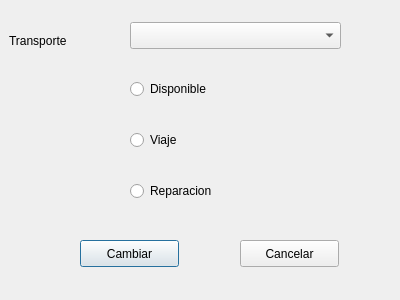
<?xml version="1.0" encoding="UTF-8"?>
<ui version="4.0">
 <class>cambio</class>
 <widget class="QDialog" name="cambio">
  <property name="geometry">
   <rect>
    <x>0</x>
    <y>0</y>
    <width>400</width>
    <height>300</height>
   </rect>
  </property>
  <property name="windowTitle">
   <string>Dialog</string>
  </property>
  <widget class="QComboBox" name="c_transporte">
   <property name="geometry">
    <rect>
     <x>130</x>
     <y>22</y>
     <width>211</width>
     <height>27</height>
    </rect>
   </property>
  </widget>
  <widget class="QRadioButton" name="c_disponible">
   <property name="geometry">
    <rect>
     <x>130</x>
     <y>78</y>
     <width>117</width>
     <height>22</height>
    </rect>
   </property>
   <property name="text">
    <string>Disponible</string>
   </property>
  </widget>
  <widget class="QRadioButton" name="c_viaje">
   <property name="geometry">
    <rect>
     <x>130</x>
     <y>129</y>
     <width>117</width>
     <height>22</height>
    </rect>
   </property>
   <property name="text">
    <string>Viaje</string>
   </property>
  </widget>
  <widget class="QRadioButton" name="c_reparacion">
   <property name="geometry">
    <rect>
     <x>130</x>
     <y>180</y>
     <width>117</width>
     <height>22</height>
    </rect>
   </property>
   <property name="text">
    <string>Reparacion</string>
   </property>
  </widget>
  <widget class="QLabel" name="label">
   <property name="geometry">
    <rect>
     <x>9</x>
     <y>32</y>
     <width>75</width>
     <height>17</height>
    </rect>
   </property>
   <property name="text">
    <string>Transporte</string>
   </property>
  </widget>
  <widget class="QPushButton" name="pushButton">
   <property name="geometry">
    <rect>
     <x>80</x>
     <y>240</y>
     <width>99</width>
     <height>27</height>
    </rect>
   </property>
   <property name="text">
    <string>Cambiar</string>
   </property>
  </widget>
  <widget class="QPushButton" name="pushButton_2">
   <property name="geometry">
    <rect>
     <x>240</x>
     <y>240</y>
     <width>99</width>
     <height>27</height>
    </rect>
   </property>
   <property name="text">
    <string>Cancelar</string>
   </property>
  </widget>
 </widget>
 <resources/>
 <connections/>
</ui>
